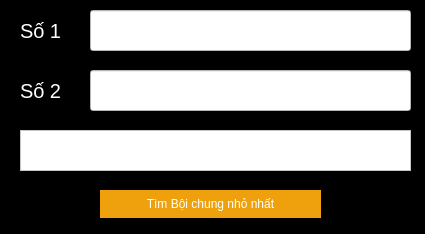
<?xml version="1.0" encoding="UTF-8"?>
<ui version="4.0">
 <class>Form</class>
 <widget class="QWidget" name="Form">
  <property name="geometry">
   <rect>
    <x>0</x>
    <y>0</y>
    <width>425</width>
    <height>234</height>
   </rect>
  </property>
  <property name="windowTitle">
   <string>Form</string>
  </property>
  <property name="styleSheet">
   <string notr="true">color: white; 
background-color: black</string>
  </property>
  <widget class="QLabel" name="label">
   <property name="geometry">
    <rect>
     <x>20</x>
     <y>20</y>
     <width>51</width>
     <height>21</height>
    </rect>
   </property>
   <property name="font">
    <font>
     <pointsize>15</pointsize>
    </font>
   </property>
   <property name="text">
    <string>Số 1</string>
   </property>
  </widget>
  <widget class="QLabel" name="label_2">
   <property name="geometry">
    <rect>
     <x>20</x>
     <y>80</y>
     <width>51</width>
     <height>21</height>
    </rect>
   </property>
   <property name="font">
    <font>
     <pointsize>15</pointsize>
    </font>
   </property>
   <property name="text">
    <string>Số 2</string>
   </property>
  </widget>
  <widget class="QLineEdit" name="nhapSo_1">
   <property name="geometry">
    <rect>
     <x>90</x>
     <y>10</y>
     <width>321</width>
     <height>41</height>
    </rect>
   </property>
   <property name="styleSheet">
    <string notr="true">color: black;
background-color: white; </string>
   </property>
  </widget>
  <widget class="QLineEdit" name="nhapSo_2">
   <property name="geometry">
    <rect>
     <x>90</x>
     <y>70</y>
     <width>321</width>
     <height>41</height>
    </rect>
   </property>
   <property name="styleSheet">
    <string notr="true">color: black;
background-color: white; </string>
   </property>
  </widget>
  <widget class="QTextBrowser" name="textBrowser_ketqua">
   <property name="geometry">
    <rect>
     <x>20</x>
     <y>130</y>
     <width>391</width>
     <height>41</height>
    </rect>
   </property>
   <property name="font">
    <font>
     <pointsize>12</pointsize>
    </font>
   </property>
   <property name="styleSheet">
    <string notr="true">color: black;
background-color: white; </string>
   </property>
  </widget>
  <widget class="QPushButton" name="pushButton">
   <property name="geometry">
    <rect>
     <x>100</x>
     <y>190</y>
     <width>221</width>
     <height>28</height>
    </rect>
   </property>
   <property name="styleSheet">
    <string notr="true">background-color: #EEA10C;
color: white;
border-radius: 50px;</string>
   </property>
   <property name="text">
    <string>Tìm Bội chung nhỏ nhất</string>
   </property>
  </widget>
 </widget>
 <resources/>
 <connections/>
</ui>
